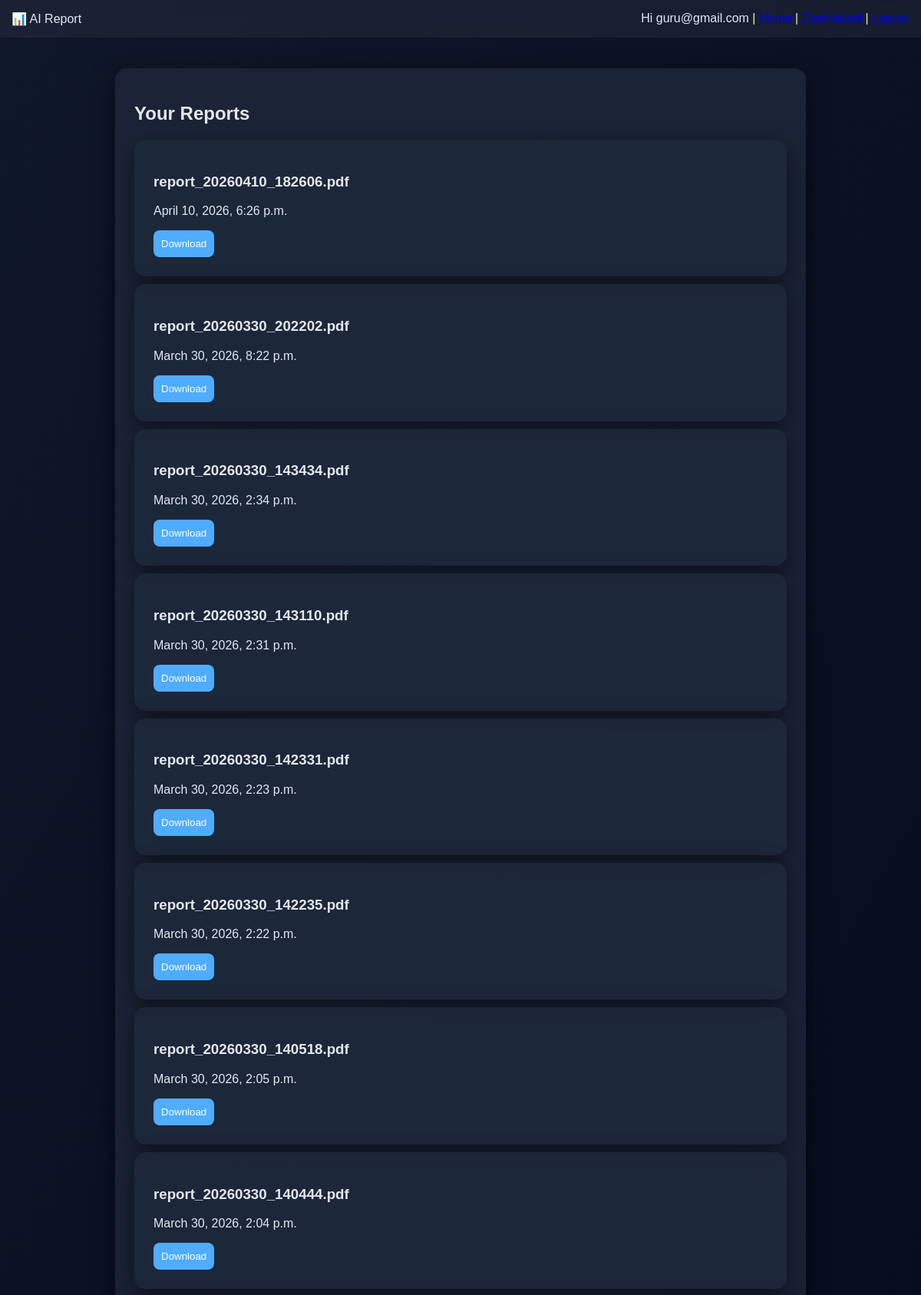
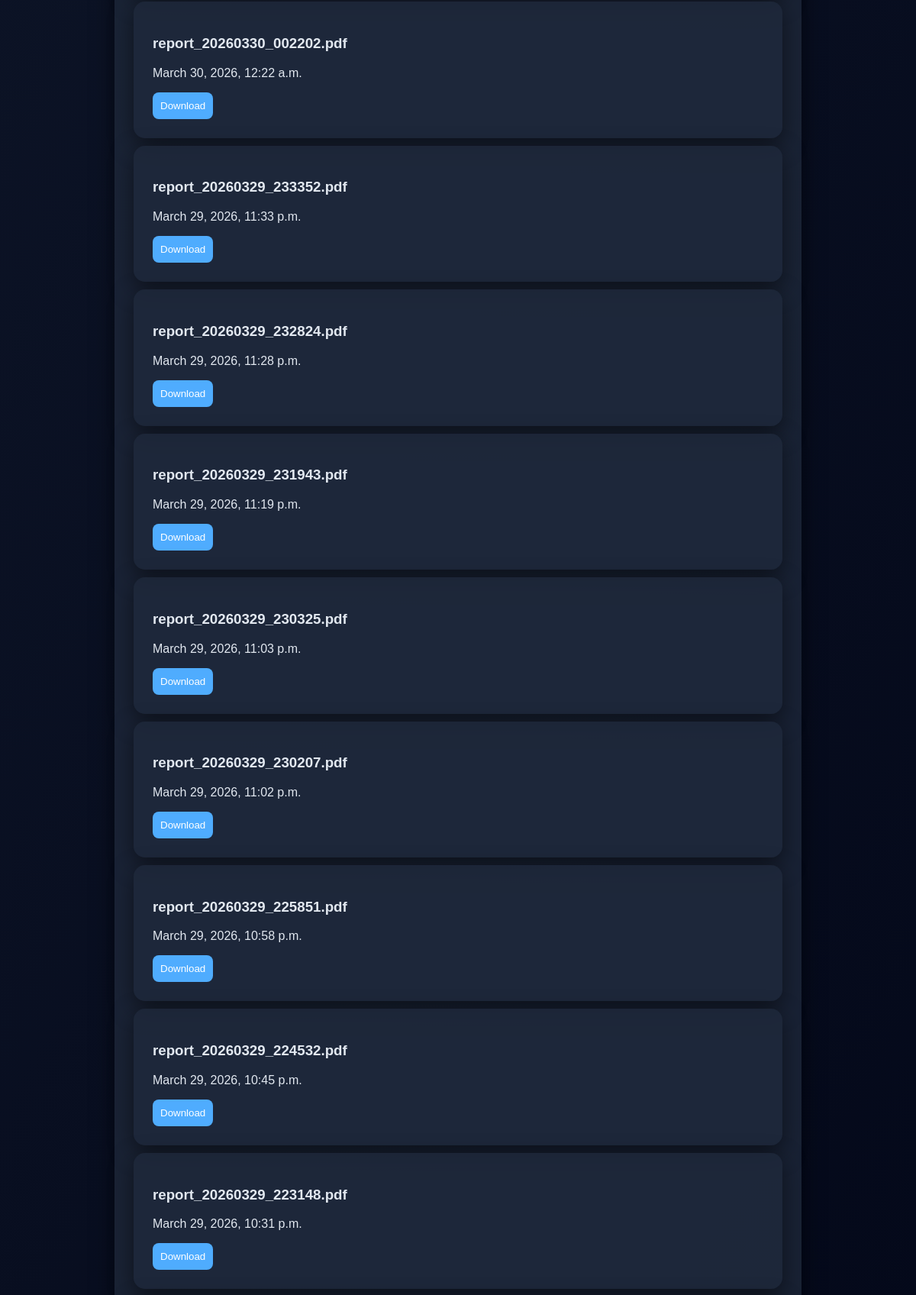
The app's page /dashboard/ (signed in, upper part) with its own data (2 pictures, top to bottom).
### reports/models.py (models this page shows, shortened)
class Report(models.Model):
    user = models.ForeignKey(User, on_delete=models.CASCADE, null=True, blank=True)
    file_name = models.CharField(max_length=255)
    pdf_file = models.CharField(max_length=255)
    created_at = models.DateTimeField(auto_now_add=True)

### reports/views.py (the view)
# urls.py: path('dashboard/', views.dashboard),
@login_required
def dashboard(request):
    reports = Report.objects.all().order_by('-created_at')
    return render(request, 'dashboard.html', {'reports': reports})

### reports/templates/dashboard.html
{% extends "base.html" %}
{% block content %}
<div class="card">
<h2>Your Reports</h2>
{% for r in reports %}
<div class="card" style="margin-top:10px;">
  <h3>{{r.file_name}}</h3>
  <p>{{r.created_at}}</p>
  <a href="/media/{{r.pdf_file}}">
    <button>Download</button>
  </a>
</div>
{% empty %}
<p>No reports yet</p>
{% endfor %}
</div>
{% endblock %}

### reports/templates/base.html (shortened to what this page needs)
<!DOCTYPE html>
<html>
<head>
</head>
<body>
<div class="nav">
  <div>📊 AI Report</div>
  <div>
    Hi {{request.user.username}} |
    <a href="/home/">Home</a> |
    <a href="/dashboard/">Dashboard</a> |
    <a href="/logout/">Logout</a>
  </div>
</div>
<div class="container">
{% block content %}{% endblock %}
</div>
</body>
</html>

### reports/templates/base.html (style rules this page uses)
:root { --bg1:#0f172a; --bg2:#020617; --card:#1e293bcc; --text:#e2e8f0; --muted:#94a3b8; }
body { margin:0; font-family:Arial; color:var(--text); background:linear-gradient(120deg,var(--bg1),var(--bg2)); }
.nav { display:flex; justify-content:space-between; padding:15px; background:rgba(255,255,255,0.05); backdrop-filter:blur(10px); }
.container { max-width:900px; margin:40px auto; }
.card { background:var(--card); padding:25px; border-radius:15px; box-shadow:0 10px 30px rgba(0,0,0,0.5); }
button { padding:10px; border:none; border-radius:8px; background:#4facfe; color:white; cursor:pointer; }

### records on screen
Report: file_name "report_20260410_182606.pdf", created_at "April 10, 2026, 6:26 p.m."
Report: file_name "report_20260330_202202.pdf", created_at "March 30, 2026, 8:22 p.m."
Report: file_name "report_20260330_143434.pdf", created_at "March 30, 2026, 2:34 p.m."
Report: file_name "report_20260330_143110.pdf", created_at "March 30, 2026, 2:31 p.m."
Report: file_name "report_20260330_142331.pdf", created_at "March 30, 2026, 2:23 p.m."
Report: file_name "report_20260330_142235.pdf", created_at "March 30, 2026, 2:22 p.m."
Report: file_name "report_20260330_140518.pdf", created_at "March 30, 2026, 2:05 p.m."
Report: file_name "report_20260330_140444.pdf", created_at "March 30, 2026, 2:04 p.m."
Report: file_name "report_20260330_002202.pdf", created_at "March 30, 2026, 12:22 a.m."
Report: file_name "report_20260329_233352.pdf", created_at "March 29, 2026, 11:33 p.m."
Report: file_name "report_20260329_232824.pdf", created_at "March 29, 2026, 11:28 p.m."
Report: file_name "report_20260329_231943.pdf", created_at "March 29, 2026, 11:19 p.m."
Report: file_name "report_20260329_230325.pdf", created_at "March 29, 2026, 11:03 p.m."
Report: file_name "report_20260329_230207.pdf", created_at "March 29, 2026, 11:02 p.m."
Report: file_name "report_20260329_225851.pdf", created_at "March 29, 2026, 10:58 p.m."
Report: file_name "report_20260329_224532.pdf", created_at "March 29, 2026, 10:45 p.m."
Report: file_name "report_20260329_223148.pdf", created_at "March 29, 2026, 10:31 p.m."

### other values on screen
{{ request.user.username }} "guru@gmail.com"
